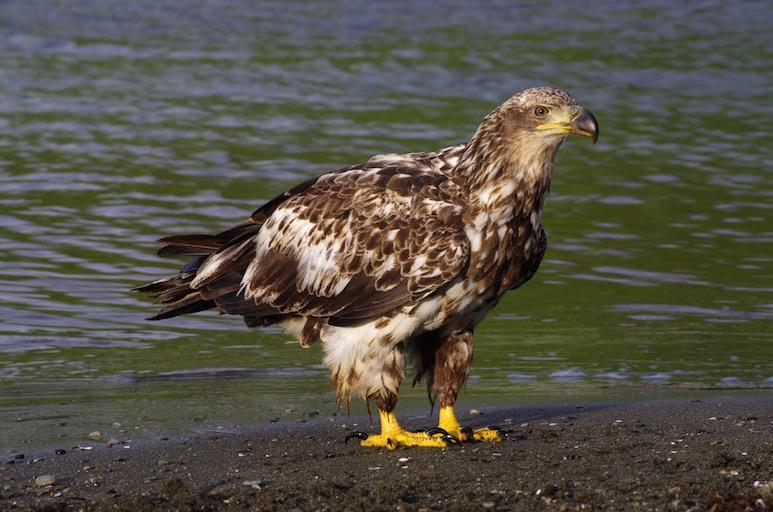
//> input picture Deliverable_1/eagle.jpg, 773 x 512 px
$ ./Segmentation eagle.jpg   (built with g++ and OpenCV 4)
//> lines starting //> are read from the running program, lines starting //| are printed output that depends on the picture; after the words box and inside, x2 and y2 are one past the last pixel; in counts of white or black regions, pixels touching at a corner belong together
/*! \file Segmentation.cpp
 *	\brief Segmentations algorithms
 *
 *
 *
 *
 *
 *	Press ESC to exit.
 *
 */


#include "opencv2/opencv.hpp"
#include <opencv2/core.hpp>
#include <opencv2/imgcodecs.hpp>
#include <opencv2/highgui.hpp>
#include <iostream>
#include <stdio.h>

using namespace cv;
using namespace std;


int main( int argc, char** argv )
{

	Mat image;
	Mat imgLaplacian;

	/// Loads an image
	image = imread(argv[1], IMREAD_COLOR );
//> image is the input picture: 512 rows x 773 cols, CV_8UC3; mean B, G, R 70.8, 82, 85.2

	/// Check if image is loaded fine
	if( image.empty())
	{
		printf("Error opening image\n");
		return -1;
	}

	/// Transforming the background to black, basicly just going pixel by pixel and turning white to black
	for ( int i = 0; i < image.rows; i++ ) {
		for ( int j = 0; j < image.cols; j++ ) {
		    if ( image.at<Vec3b>(i, j) == Vec3b(255,255,255) )
		    {
		        image.at<Vec3b>(i, j)[0] = 0;
		        image.at<Vec3b>(i, j)[1] = 0;
		        image.at<Vec3b>(i, j)[2] = 0;
		    }
		}
	    }

	/// Kernel to sharpen the image
	Mat kernel = (Mat_<float>(3,3) <<
                  1,  1, 1,
                  1, -8, 1,
                  1,  1, 1);
        /// Do the laplacian filtering
	filter2D(image, imgLaplacian, CV_32F, kernel);
	Mat sharp;
	image.convertTo(sharp, CV_32F);
	Mat imgResult = sharp - imgLaplacian;
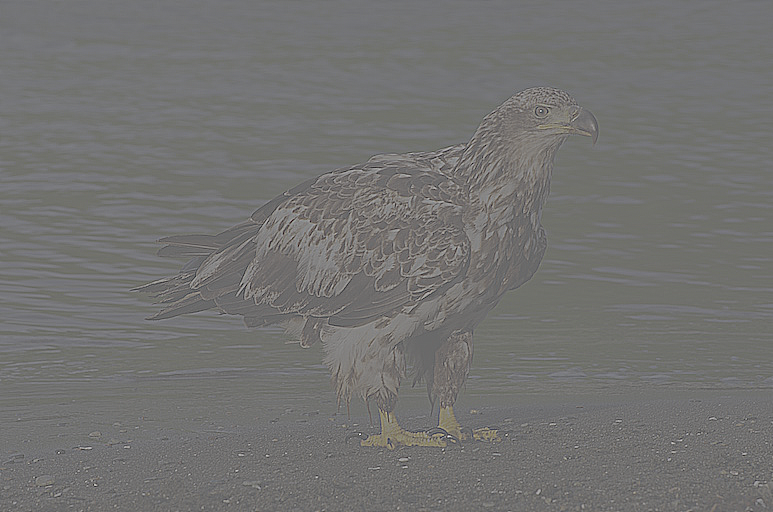
//> imgResult: 512 rows x 773 cols, CV_32FC3; mean B, G, R 70.7, 82, 85.2; drawn with min black and max white

	imgResult.convertTo(imgResult, CV_8UC3);
//> imgResult: 512 rows x 773 cols, CV_8UC3
	imgLaplacian.convertTo(imgLaplacian, CV_8UC3);
//> imgLaplacian: 512 rows x 773 cols, CV_8UC3


	/// Making a binary image from the original image
	Mat bw;
    	cvtColor(imgResult, bw, COLOR_BGR2GRAY);
    	threshold(bw, bw, 40, 255, THRESH_BINARY | THRESH_OTSU);
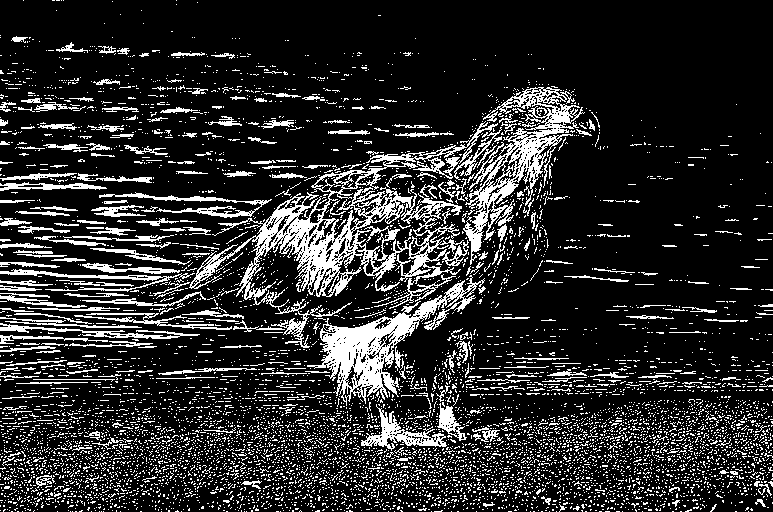
//> bw: 512 rows x 773 cols, CV_8UC1; 17.3% white in thin lines or dots

    	/// Perform the distance transform algorithm
    	Mat dist;
	distanceTransform(bw, dist, DIST_L2, 3);
	normalize(dist, dist, 0, 1.0, NORM_MINMAX);

	/// Making the markers for the foreground objects
	threshold(dist, dist, 0.4, 1.0, THRESH_BINARY);

    	Mat kernel1 = Mat::ones(3, 3, CV_8U);
    	dilate(dist, dist, kernel1);
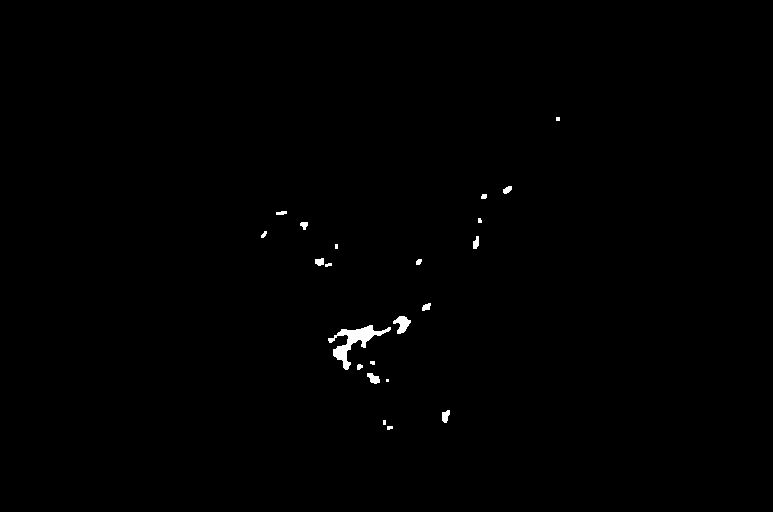
//> dist: 512 rows x 773 cols, CV_32FC1; values 0 (black) and 1 (white), 0.43% white; 22 white regions (6 under 20 px), largest, box (x1, y1, x2, y2) and area: (328, 325, 391, 370) 808, (393, 316, 411, 334) 182, (367, 373, 380, 384) 92

    	/// Making the background markers
    	Mat dist_8u;
    	dist.convertTo(dist_8u, CV_8U);
//> dist_8u: 512 rows x 773 cols, CV_8UC1; values 0 (black) and 1 (white), 0.43% white; 22 white regions (6 under 20 px)
    	vector<vector<Point> > contours;
    	findContours(dist_8u, contours, RETR_EXTERNAL, CHAIN_APPROX_SIMPLE);
//> contours = 22 contours, 11 with area under 20; largest, box (x1, y1, x2, y2) and area: (328, 325, 391, 370) 694, (393, 316, 411, 334) 154, (367, 373, 380, 384) 73, (442, 410, 450, 423) 58, (315, 258, 324, 266) 44
    	/// Create the marker image for the watershed algorithm
    	Mat markers = Mat::zeros(dist.size(), CV_32S);
    	/// Draw the foreground markers
    	for (size_t i = 0; i < contours.size(); i++)
    	{
        	drawContours(markers, contours, static_cast<int>(i), Scalar(static_cast<int>(i)+1), -1);
    	}
//> this loop made 22 passes
//> markers: 512 rows x 773 cols, CV_32SC1; 23 distinct labels, from 0 to 22

    	/// Draw the background marker
    	circle(markers, Point(5,5), 3, Scalar(255), -1);
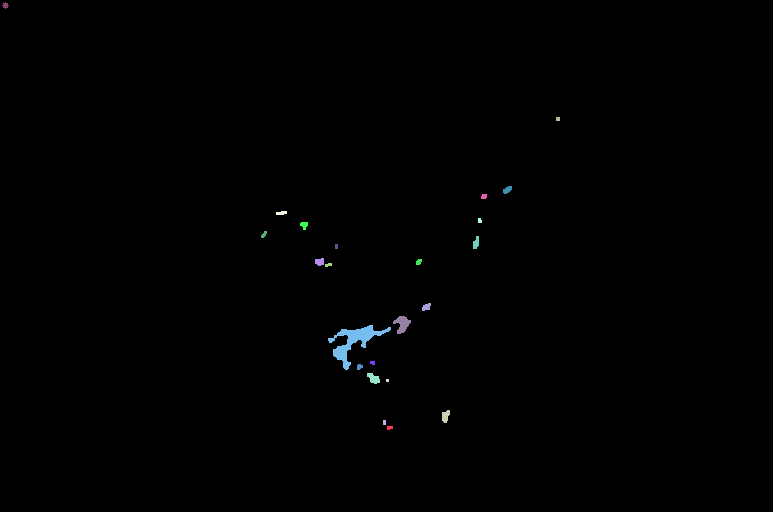
//> markers: 512 rows x 773 cols, CV_32SC1; 24 distinct labels, from 0 to 255; one colour per label, 0 black

    	/// Using the watershed algorithm
    	watershed(imgResult, markers);
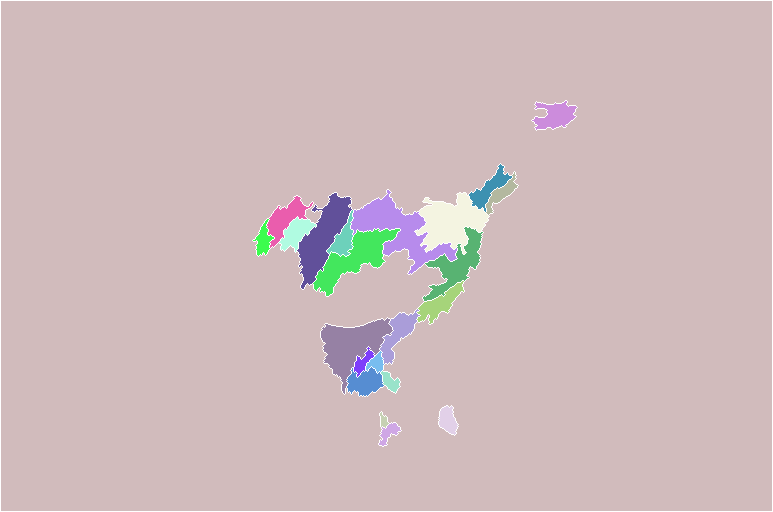
//> markers: 512 rows x 773 cols, CV_32SC1; 24 distinct labels, from -1 to 255; one colour per label, 0 black, -1 white
    	Mat mark;
    	markers.convertTo(mark, CV_8U);
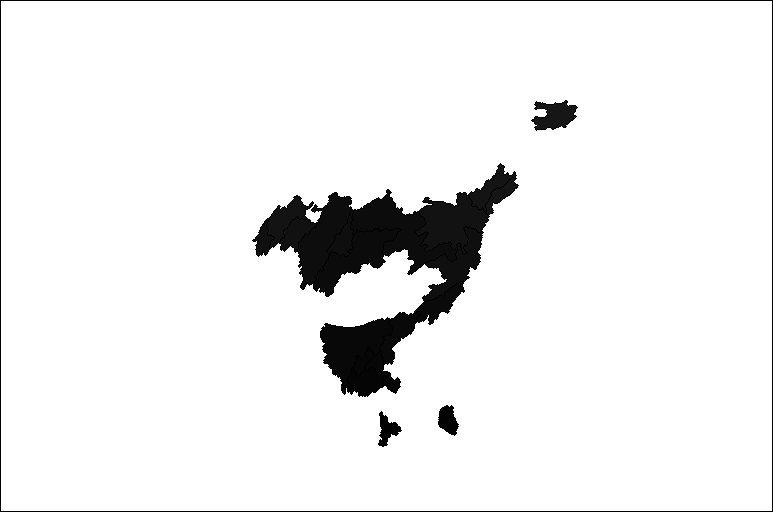
//> mark: 512 rows x 773 cols, CV_8UC1; min 0, max 255, mean 238.8
    	bitwise_not(mark, mark);

    	/// Generating some random colors
    	vector<Vec3b> colors;
    	for (size_t i = 0; i < contours.size(); i++)
    	{
        	int b = theRNG().uniform(0, 256);
        	int g = theRNG().uniform(0, 256);
        	int r = theRNG().uniform(0, 256);
        	colors.push_back(Vec3b((uchar)b, (uchar)g, (uchar)r));
   	}
    	/// Create the result image
    	Mat dst = Mat::zeros(markers.size(), CV_8UC3);
    	/// Fill labeled objects with random colors
    	for (int i = 0; i < markers.rows; i++)
    	{
        	for (int j = 0; j < markers.cols; j++)
        	{
            		int index = markers.at<int>(i,j);
            		if (index > 0 && index <= static_cast<int>(contours.size()))
            		{
                		dst.at<Vec3b>(i,j) = colors[index-1];
            		}
        	}
    	}
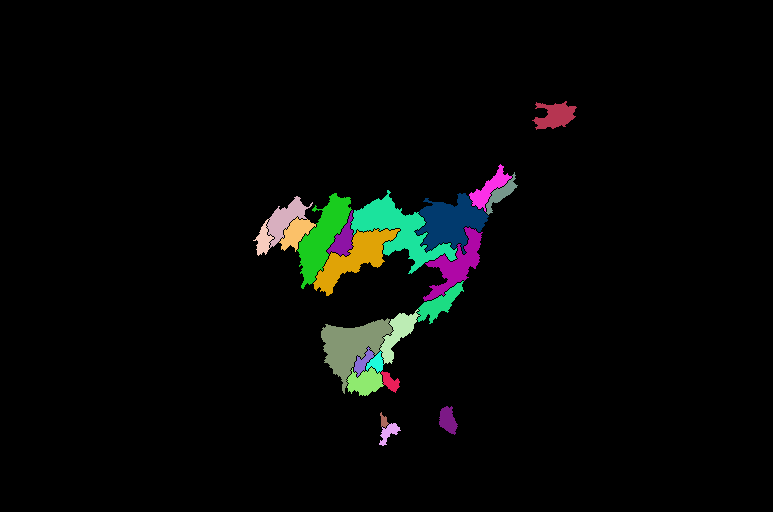
//> dst: 512 rows x 773 cols, CV_8UC3; mean B, G, R 6.3, 7.8, 6.3

    	/// Seeing the final result
    	imshow("Final Result", dst);


	if (waitKey() == 27) {
//> the space key is pressed
        	return -1;
   	}

	destroyAllWindows();
	return 0;
}
